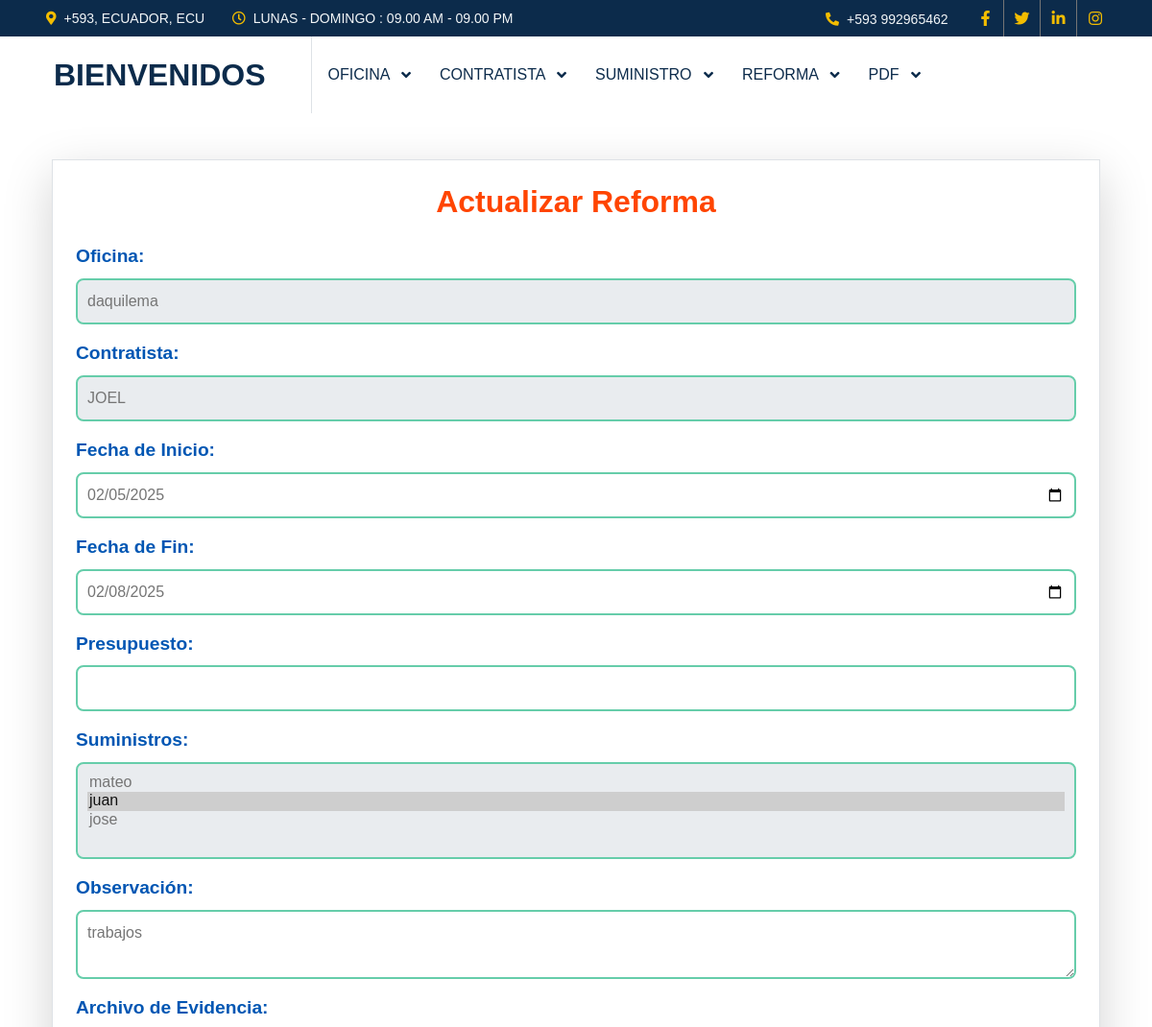
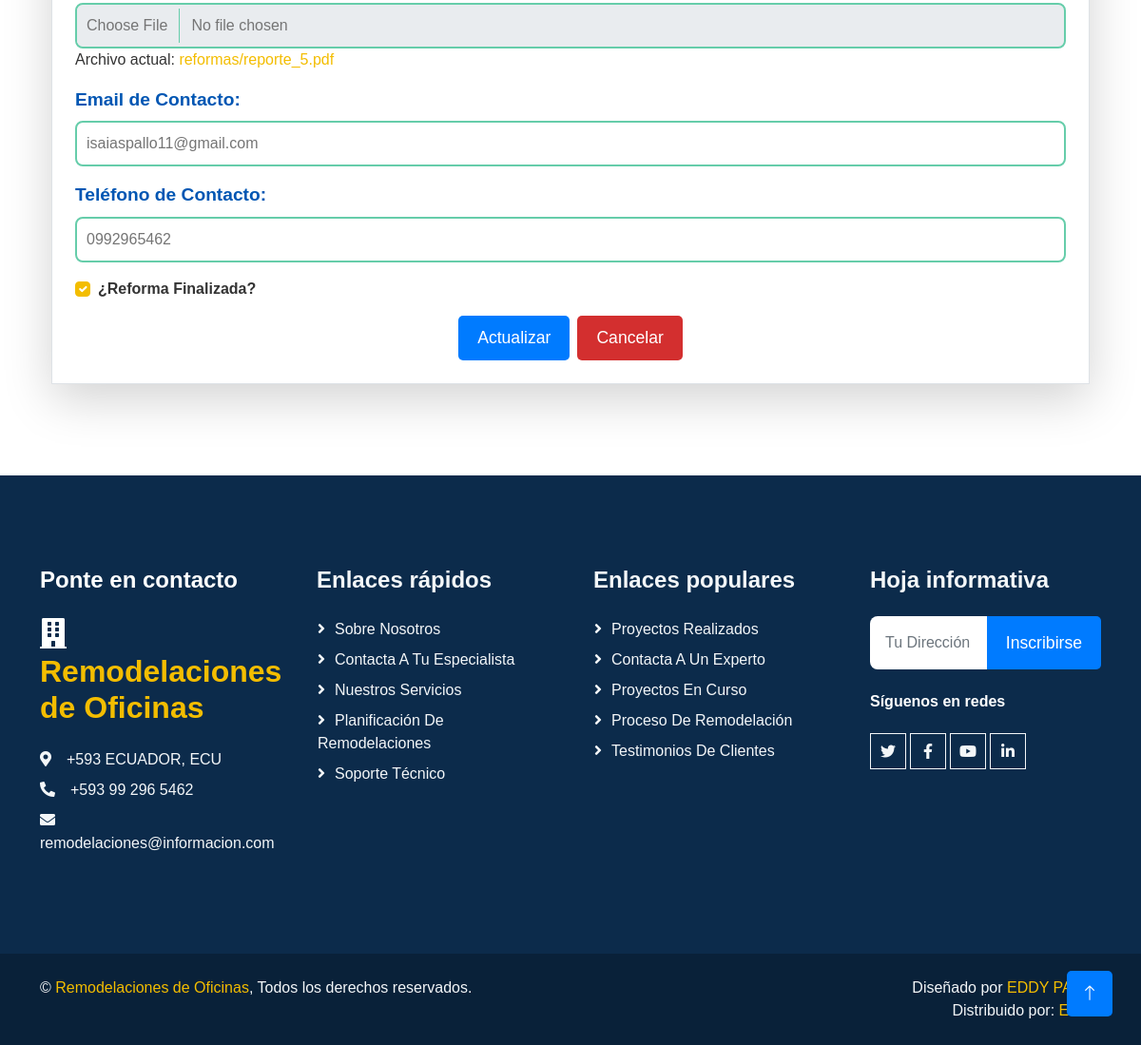
Page /editarreforma/8 on the committed database (2 pictures, top to bottom).
### aplicacion/ofisina/models.py (models this page shows, shortened)
class Reforma(models.Model):
    oficina = models.ForeignKey(Oficina, on_delete=models.CASCADE)
    contratista = models.ForeignKey(Contratista, on_delete=models.CASCADE)
    fecha_inicio = models.DateField()
    fecha_fin = models.DateField()
    presupuesto = models.DecimalField(max_digits=12, decimal_places=2)
    suministros = models.ManyToManyField(Suministro)
    observacion = models.TextField(null=True, blank=True)
    evidencia = models.FileField(
        upload_to='reformas/',
        null=True,
        blank=True,
        validators=[FileExtensionValidator(allowed_extensions=['pdf', 'doc', 'docx', 'xls', 'xlsx'])]
    )
    email = models.EmailField()
    telefono = models.CharField(max_length=15)
    finalizado = models.BooleanField(default=False)
    class Meta:
        ordering = ['fecha_inicio', 'oficina']

class Oficina(models.Model):
    nombre = models.CharField(max_length=255)
    direccion = models.TextField()
    capacidad = models.IntegerField()
    foto = models.ImageField(
        upload_to='oficinas_fotos/',
        null=True,
        blank=True
    )

class Contratista(models.Model):
    nombre = models.CharField(max_length=255)
    telefono = models.CharField(max_length=15)
    email = models.EmailField()

class Suministro(models.Model):
    nombre = models.CharField(max_length=255)
    descripcion = models.TextField()
    costo = models.DecimalField(max_digits=10, decimal_places=2)
    evidencia = models.FileField(
        upload_to='suministros/',
        null=True,
        blank=True,
        validators=[FileExtensionValidator(allowed_extensions=['pdf', 'doc', 'docx', 'xls', 'xlsx'])]
    )

### aplicacion/ofisina/views.py (the view)
# urls.py: path('editarreforma/<reforma_id>', views.editarreforma),  # Editar abogado
def editarreforma(request, reforma_id):
    reforma = get_object_or_404(Reforma, id=reforma_id)
    oficinas = Oficina.objects.all()
    contratistas = Contratista.objects.all()
    suministros = Suministro.objects.all()
    return render(request, 'editarreforma.html', {
        'reforma': reforma,
        'oficinas': oficinas,
        'contratistas': contratistas,
        'suministros': suministros
    })

### aplicacion/ofisina/templates/editarreforma.html (shortened to what this page needs)
{% extends "./plantilla.html" %}
{% block contenido %}
<div class="container mt-5">
    <div class="border p-4 rounded-3 shadow-lg">
        <h3 class="mb-4 text-center">Actualizar Reforma</h3>
        <form action="/procesarEdicionreforma/" id="frm_editar_reforma" method="post" enctype="multipart/form-data">
            <div class="mb-3">
                <label for="oficina" class="form-label"><b>Oficina:</b></label>
                <select name="oficina" id="oficina" class="form-control">
                    {% for oficina in oficinas %}
                        <option value="{{ oficina.id }}" {% if reforma.oficina.id == oficina.id %}selected{% endif %}>
                            {{ oficina.nombre }}
                        </option>
                    {% endfor %}
                </select>
            </div>
            <div class="mb-3">
                <label for="contratista" class="form-label"><b>Contratista:</b></label>
                <select name="contratista" id="contratista" class="form-control">
                    {% for contratista in contratistas %}
                        <option value="{{ contratista.id }}" {% if reforma.contratista.id == contratista.id %}selected{% endif %}>
                            {{ contratista.nombre }}
                        </option>
                    {% endfor %}
                </select>
            </div>
            <div class="mb-3">
                <label for="fecha_inicio" class="form-label"><b>Fecha de Inicio:</b></label>
                <input type="date" name="fecha_inicio" id="fecha_inicio" class="form-control" value="{{ reforma.fecha_inicio|date:'Y-m-d' }}">
            </div>
            <div class="mb-3">
                <label for="fecha_fin" class="form-label"><b>Fecha de Fin:</b></label>
                <input type="date" name="fecha_fin" id="fecha_fin" class="form-control" value="{{ reforma.fecha_fin|date:'Y-m-d' }}">
            </div>
            <div class="mb-3">
                <label for="presupuesto" class="form-label"><b>Presupuesto:</b></label>
                <input type="number" name="presupuesto" id="presupuesto" class="form-control" value="{{ reforma.presupuesto }}" step="0.01">
            </div>
            <div class="mb-3">
                <label for="suministros" class="form-label"><b>Suministros:</b></label>
                <select name="suministros" id="suministros" class="form-control" multiple>
                    {% for suministro in suministros %}
                        <option value="{{ suministro.id }}" {% if suministro in reforma.suministros.all %}selected{% endif %}>
                            {{ suministro.nombre }}
                        </option>
                    {% endfor %}
                </select>
            </div>
            <div class="mb-3">
                <label for="observacion" class="form-label"><b>Observación:</b></label>
                <textarea name="observacion" id="observacion" class="form-control">{{ reforma.observacion }}</textarea>
            </div>
            <div class="mb-3">
                <label for="evidencia" class="form-label"><b>Archivo de Evidencia:</b></label>
                <input type="file" name="evidencia" id="evidencia" class="form-control">
                {% if reforma.evidencia %}
                    <p>Archivo actual: <a href="{{ reforma.evidencia.url }}" target="_blank">{{ reforma.evidencia.name }}</a></p>
                {% endif %}
            </div>
            <div class="mb-3">
                <label for="email" class="form-label"><b>Email de Contacto:</b></label>
                <input type="email" name="email" id="email" class="form-control" value="{{ reforma.email }}">
            </div>
            <div class="mb-3">
                <label for="telefono" class="form-label"><b>Teléfono de Contacto:</b></label>
                <input type="text" name="telefono" id="telefono" class="form-control" value="{{ reforma.telefono }}">
            </div>
            <div class="mb-3 form-check">
                <input type="checkbox" name="finalizado" id="finalizado" class="form-check-input" {% if reforma.finalizado %}checked{% endif %}>
                <label for="finalizado" class="form-check-label"><b>¿Reforma Finalizada?</b></label>
            </div>
            <div class="d-flex justify-content-center">
                <button type="submit" class="btn btn-primary me-2">Actualizar</button>
                <a href="/listareforma/" class="btn btn-danger">Cancelar</a>
            </div>
        </form>
    </div>
</div>
{% endblock %}

### deber/static/plantilla/css/style.css (style rules this page uses)
:root { --primary: #F3BD00; --secondary: #757575; --light: #F3F6F8; --dark: #0C2B4B; }
.btn { font-weight: 500; transition: .5s; }
.btn.btn-primary, .btn.btn-outline-primary:hover { color: #FFFFFF; }

### aplicacion/ofisina/templates/editarreforma.html (style rules this page uses)
body { font-family: 'Arial', sans-serif; color: #333; }
.form-label { font-weight: bold; font-size: 1.2em; color: #0056b3; }
.form-control { border: 2px solid #66cdaa; border-radius: 8px; padding: 10px; font-size: 1em; }
.btn-primary { background-color: #007bff; border: none; font-size: 1.1em; padding: 10px 20px; border-radius: 5px; color: #fff; }
.btn-danger { background-color: #d32f2f; border: none; font-size: 1.1em; padding: 10px 20px; border-radius: 5px; color: #fff; }
h3 { font-size: 2em; font-weight: bold; text-align: center; color: #ff4500; }
.border { background-color: #ffffff; border-color: #66cdaa; box-shadow: 0px 4px 8px rgba(0, 0, 0, 0.1); }

### rows in the picture
Reforma: oficina "daquilema", contratista "JOEL", fecha_inicio "02/05/2025", fecha_fin "02/08/2025", suministros "mateo / juan ☑ / jose", observacion "trabajos", evidencia.name "reformas/reporte_5.pdf", email "isaiaspallo11@gmail.com", telefono "0992965462", finalizado "☑"
